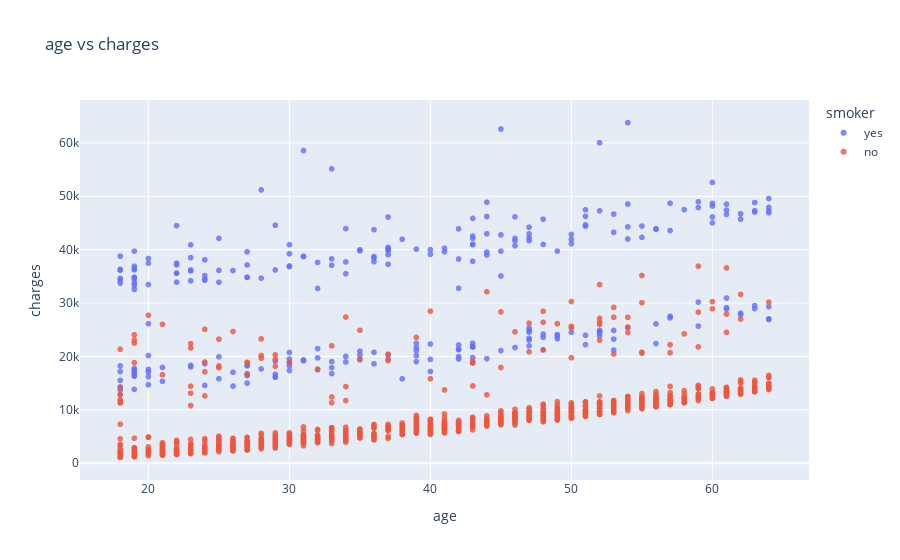

Notebook cell for this chart:
### Code cell
fig=px.scatter(medical_df,x='age', y='charges',opacity=0.8, color='smoker',hover_data='sex',title='age vs charges')
fig.show()

### Figure 1 — Plotly figure (JSON) as saved in the notebook; plotly's stock layout.template omitted (floating-point values rounded to 4 significant figures; data arrays with more than 128 entries replaced by an {"elided": "..."} marker saying what was removed)
{"data": [{"customdata": {"elided": "274x1 str values"}, "hovertemplate": "smoker=yes<br>age=%{x}<br>charges=%{y}<br>sex=%{customdata[0]}<extra></extra>", "legendgroup": "yes", "marker": {"color": "#636efa", "opacity": 0.8, "symbol": "circle"}, "mode": "markers", "name": "yes", "showlegend": true, "type": "scattergl", "x": {"elided": "274 int values"}, "xaxis": "x", "y": {"elided": "274 float values"}, "yaxis": "y"}, {"customdata": {"elided": "1064x1 str values"}, "hovertemplate": "smoker=no<br>age=%{x}<br>charges=%{y}<br>sex=%{customdata[0]}<extra></extra>", "legendgroup": "no", "marker": {"color": "#EF553B", "opacity": 0.8, "symbol": "circle"}, "mode": "markers", "name": "no", "showlegend": true, "type": "scattergl", "x": {"elided": "1064 int values"}, "xaxis": "x", "y": {"elided": "1064 float values"}, "yaxis": "y"}], "layout": {"legend": {"title": {"text": "smoker"}, "tracegroupgap": 0}, "title": {"text": "age vs charges"}, "xaxis": {"anchor": "y", "domain": [0, 1], "title": {"text": "age"}}, "yaxis": {"anchor": "x", "domain": [0, 1], "title": {"text": "charges"}}}}
